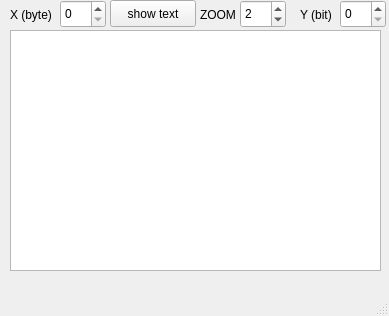
<?xml version="1.0" encoding="UTF-8"?>
<ui version="4.0">
 <class>MainWindow</class>
 <widget class="QMainWindow" name="MainWindow">
  <property name="geometry">
   <rect>
    <x>0</x>
    <y>0</y>
    <width>389</width>
    <height>316</height>
   </rect>
  </property>
  <property name="mouseTracking">
   <bool>true</bool>
  </property>
  <property name="windowTitle">
   <string>MainWindow</string>
  </property>
  <widget class="QWidget" name="centralWidget">
   <widget class="QSpinBox" name="spinBox">
    <property name="geometry">
     <rect>
      <x>60</x>
      <y>0</y>
      <width>46</width>
      <height>28</height>
     </rect>
    </property>
    <property name="maximum">
     <number>255</number>
    </property>
   </widget>
   <widget class="QSpinBox" name="spinBox_2">
    <property name="geometry">
     <rect>
      <x>340</x>
      <y>0</y>
      <width>46</width>
      <height>28</height>
     </rect>
    </property>
    <property name="maximum">
     <number>255</number>
    </property>
   </widget>
   <widget class="QLabel" name="label">
    <property name="geometry">
     <rect>
      <x>10</x>
      <y>0</y>
      <width>51</width>
      <height>30</height>
     </rect>
    </property>
    <property name="text">
     <string>X (byte)</string>
    </property>
   </widget>
   <widget class="QLabel" name="label_2">
    <property name="geometry">
     <rect>
      <x>300</x>
      <y>0</y>
      <width>41</width>
      <height>30</height>
     </rect>
    </property>
    <property name="text">
     <string>Y (bit)</string>
    </property>
   </widget>
   <widget class="QPushButton" name="pushButton">
    <property name="geometry">
     <rect>
      <x>110</x>
      <y>0</y>
      <width>86</width>
      <height>27</height>
     </rect>
    </property>
    <property name="text">
     <string>show text</string>
    </property>
   </widget>
   <widget class="QLabel" name="label_3">
    <property name="geometry">
     <rect>
      <x>200</x>
      <y>0</y>
      <width>41</width>
      <height>30</height>
     </rect>
    </property>
    <property name="text">
     <string>ZOOM</string>
    </property>
   </widget>
   <widget class="QSpinBox" name="spinBox_3">
    <property name="geometry">
     <rect>
      <x>240</x>
      <y>0</y>
      <width>46</width>
      <height>28</height>
     </rect>
    </property>
    <property name="minimum">
     <number>1</number>
    </property>
    <property name="value">
     <number>2</number>
    </property>
   </widget>
   <widget class="QPlainTextEdit" name="plainTextEdit">
    <property name="geometry">
     <rect>
      <x>10</x>
      <y>30</y>
      <width>371</width>
      <height>241</height>
     </rect>
    </property>
    <property name="sizeAdjustPolicy">
     <enum>QAbstractScrollArea::AdjustIgnored</enum>
    </property>
   </widget>
  </widget>
  <widget class="QMenuBar" name="menuBar">
   <property name="geometry">
    <rect>
     <x>0</x>
     <y>0</y>
     <width>389</width>
     <height>28</height>
    </rect>
   </property>
  </widget>
  <widget class="QStatusBar" name="statusBar"/>
 </widget>
 <layoutdefault spacing="6" margin="11"/>
 <resources/>
 <connections/>
 <slots>
  <signal>renderCompleteSignal()</signal>
  <slot>on_renderComplete()</slot>
 </slots>
</ui>
